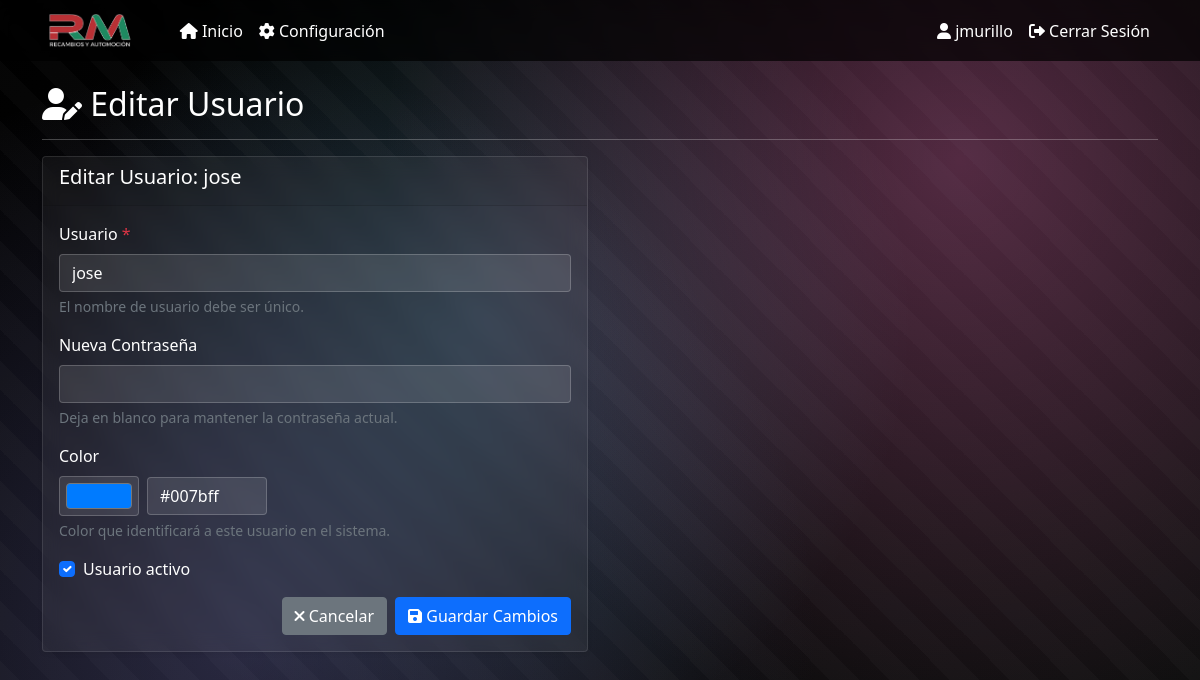
Screenshot of /configuracion/usuarios/3/editar (signed in) with the database file from the repository.
### models.py (models this page shows, shortened)
class Usuario(db.Model, UserMixin):
    __tablename__ = 'usuario'
    id = db.Column(db.Integer, primary_key=True)
    username = db.Column(db.String(80), unique=True, nullable=False, index=True)
    password_hash = db.Column(db.String(255), nullable=False)
    activo = db.Column(db.Boolean, default=True)
    color = db.Column(db.String(7), default='#007bff')  # Color en formato hexadecimal
    created_at = db.Column(db.DateTime, default=datetime.utcnow)

### app.py (the view, shortened to what this page needs)
@app.route('/configuracion/usuarios/<int:usuario_id>/editar', methods=['GET', 'POST'])
@login_required
def editar_usuario(usuario_id):
    if current_user.username != 'jmurillo':
        flash('No tienes permisos para acceder a esta sección.', 'error')
        return redirect(url_for('panel'))
    usuario = Usuario.query.get_or_404(usuario_id)
    return render_template('editar_usuario.html', usuario=usuario)

### app.py (called while the page is built, shortened)
@login_manager.user_loader
def load_user(user_id):
    return Usuario.query.get(int(user_id))

@app.before_request
def _asegurar_scheduler():
    global _scheduler_iniciado

### templates/editar_usuario.html (shortened to what this page needs)
{% extends "base.html" %}
{% block content %}
<div class="row">
    <div class="col-12">
        <h2><i class="fas fa-user-edit"></i> Editar Usuario</h2>
        <hr>
    </div>
</div>
<div class="row">
    <div class="col-md-6">
        <div class="card">
            <div class="card-header">
                <h5>Editar Usuario: {{ usuario.username }}</h5>
            </div>
            <div class="card-body">
                <form method="POST">
                    <div class="mb-3">
                        <label for="username" class="form-label">Usuario <span class="text-danger">*</span></label>
                        <input type="text" class="form-control" id="username" name="username" value="{{ usuario.username }}" required autofocus>
                        <div class="form-text">El nombre de usuario debe ser único.</div>
                    </div>
                    <div class="mb-3">
                        <label for="password" class="form-label">Nueva Contraseña</label>
                        <input type="password" class="form-control" id="password" name="password">
                        <div class="form-text">Deja en blanco para mantener la contraseña actual.</div>
                    </div>
                    <div class="mb-3">
                        <label for="color" class="form-label">Color</label>
                        <div class="d-flex align-items-center">
                            <input type="color" class="form-control form-control-color" id="color" name="color" value="{{ usuario.color or '#007bff' }}" style="width: 80px; height: 40px;">
                            <input type="text" class="form-control ms-2" id="color_hex" value="{{ usuario.color or '#007bff' }}" readonly style="max-width: 120px;">
                        </div>
                        <div class="form-text">Color que identificará a este usuario en el sistema.</div>
                    </div>
                    <div class="mb-3">
                        <div class="form-check">
                            <input class="form-check-input" type="checkbox" id="activo" name="activo" {% if usuario.activo %}checked{% endif %}>
                            <label class="form-check-label" for="activo">
                                Usuario activo
                            </label>
                        </div>
                    </div>
                    <div class="d-grid gap-2 d-md-flex justify-content-md-end">
                        <a href="{{ url_for('gestion_usuarios') }}" class="btn btn-secondary">
                            <i class="fas fa-times"></i> Cancelar
                        </a>
                        <button type="submit" class="btn btn-primary">
                            <i class="fas fa-save"></i> Guardar Cambios
                        </button>
                    </div>
                </form>
            </div>
        </div>
    </div>
</div>
{% endblock %}

### templates/base.html (shortened to what this page needs)
<!DOCTYPE html>
<html lang="es">
<head>
    <link href="https://cdn.jsdelivr.net/npm/bootstrap@5.1.3/dist/css/bootstrap.min.css" rel="stylesheet">
    <link href="https://cdnjs.cloudflare.com/ajax/libs/font-awesome/6.0.0/css/all.min.css" rel="stylesheet">
</head>
<body>
    <nav class="navbar navbar-expand-lg navbar-dark bg-dark">
        <div class="container">
            <a class="navbar-brand d-flex align-items-center" href="{{ url_for('panel') }}">
                <img src="{{ url_for('static', filename='logo_rm.png') }}" alt="Recambios RM" style="height: 35px; margin-right: 10px;">
            </a>
            <div class="collapse navbar-collapse" id="navbarNav">
                <ul class="navbar-nav me-auto">
                    <li class="nav-item">
                        <a class="nav-link {% if request.endpoint == 'panel' %}active{% endif %}" href="{{ url_for('panel') }}">
                            <i class="fas fa-home"></i> Inicio
                        </a>
                    </li>
                    {% if current_user.is_authenticated and current_user.username == 'jmurillo' %}
                    <li class="nav-item">
                        <a class="nav-link {% if request.endpoint == 'configuracion' %}active{% endif %}" href="{{ url_for('configuracion') }}">
                            <i class="fas fa-cog"></i> Configuración
                        </a>
                    </li>
                    {% endif %}
                </ul>
                <ul class="navbar-nav">
                    {% if current_user.is_authenticated %}
                    <li class="nav-item">
                        <span class="nav-link text-light">
                            <i class="fas fa-user"></i> {{ current_user.username }}
                        </span>
                    </li>
                    <li class="nav-item">
                        <a class="nav-link" href="{{ url_for('logout') }}">
                            <i class="fas fa-sign-out-alt"></i> Cerrar Sesión
                        </a>
                    </li>
                    {% else %}
                    <li class="nav-item">
                        <a class="nav-link" href="{{ url_for('login') }}">
                            <i class="fas fa-sign-in-alt"></i> Iniciar Sesión
                        </a>
                    </li>
                    {% endif %}
                </ul>
            </div>
        </div>
    </nav>
    <div class="container mt-4">
        {% block content %}{% endblock %}
    </div>
</body>
</html>

### templates/base.html (style rules this page uses)
body { background: #000000; color: white; position: relative; overflow-x: hidden; min-height: 100vh; }
body::before { content: ''; position: fixed; top: 0; left: 0; width: 100%; height: 100%; background: radial-gradient(circle at 20% 80%, rgba(120, 119, 198, 0.3) 0%, transparent 50%), radial-gradient(circle at 80% 20%, rgba(255, 119, 198, 0.3) 0%, transparent 50%), radial-gradient(circle at 40% 40%, rgba(120, 219, 255, 0.2) 0%, transparent 50%), linear-gradient(135deg, rgba(0, 0, 0, 0.9) 0%, rgba(20, 20, 20, 0.8) 100%); z-index: -1; }
body::after { content: ''; position: fixed; top: 0; left: 0; width: 100%; height: 100%; background-image: linear-gradient(45deg, transparent 25%, rgba(255, 255, 255, 0.02) 25%, rgba(255, 255, 255, 0.02) 50%, transparent 50%, transparent 75%, rgba(255, 255, 255, 0.02) 75%); background-size: 60px 60px; z-index: -1; }
.navbar-brand { font-weight: bold; }
.navbar-brand img { transition: transform 0.3s ease; }
.card { box-shadow: 0 0.125rem 0.25rem rgba(0, 0, 0, 0.075); border: 1px solid rgba(255, 255, 255, 0.1); background: rgba(255, 255, 255, 0.05); backdrop-filter: blur(10px); color: white; }
.navbar-dark .navbar-nav .nav-link { color: #ffffff !important; font-weight: 500; transition: all 0.3s ease; }
.navbar-dark .navbar-brand { color: #ffffff !important; }
.container { position: relative; z-index: 1; }
.navbar { position: relative; z-index: 1000; background: rgba(0, 0, 0, 0.7) !important; backdrop-filter: blur(10px); }
.form-control { background: rgba(255, 255, 255, 0.1) !important; border: 1px solid rgba(255, 255, 255, 0.2) !important; color: white !important; }
.form-control::placeholder { color: rgba(255, 255, 255, 0.5); }

### rows the page displays
Usuario: username "jmurillo"
Usuario: username "jose", color "#007bff", activo "☑"
